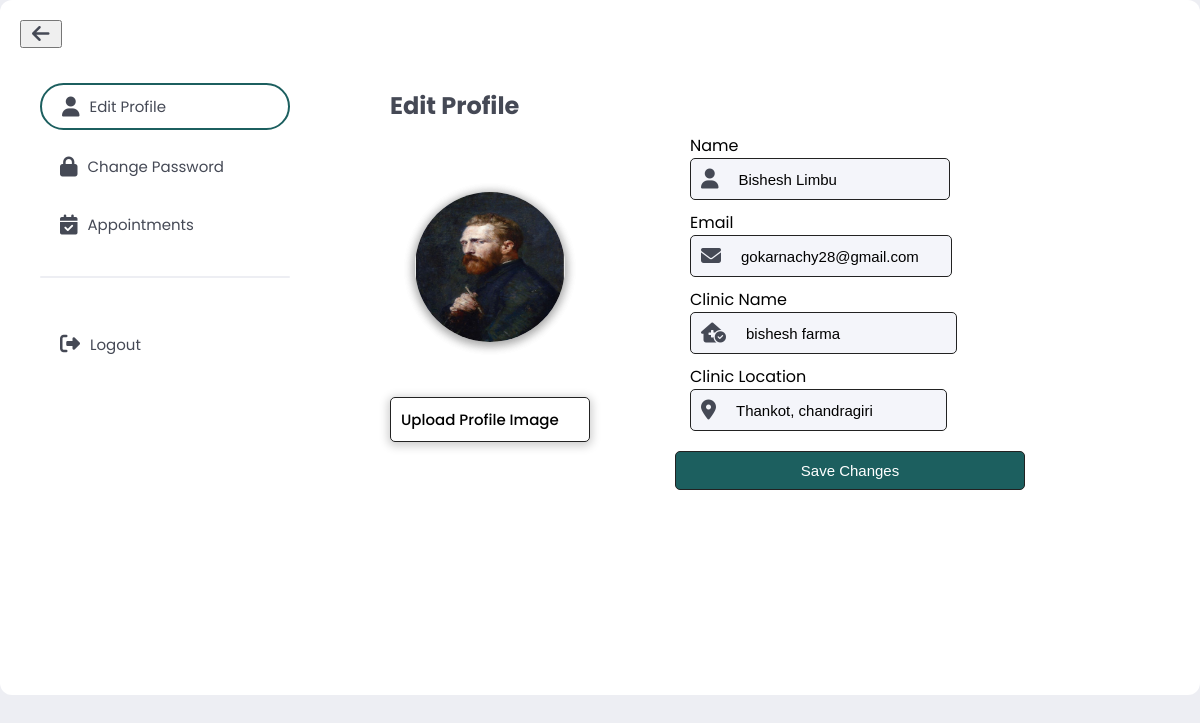
Screenshot of /doctor_edit_profile.php?did=20 with the database file from the repository.
### tables this page shows
CREATE TABLE `doctor` (
  `doctor_image` varchar(255) NOT NULL,
  `did` int(11) NOT NULL,
  `nmc` varchar(255) NOT NULL,
  `doctor_name` varchar(255) NOT NULL,
  `doctor_email` varchar(255) NOT NULL,
  `doctor_password` varchar(255) NOT NULL,
  `speciality` varchar(255) NOT NULL,
  `degree` varchar(255) NOT NULL,
  `clinic` varchar(255) NOT NULL,
  `clinic_address` varchar(255) NOT NULL,
  `status` varchar(255) NOT NULL DEFAULT 'pending'
);

### doctor_edit_profile.php (the view, shortened to what this page needs)
<?php
include ("connection.php");
$DID = $_GET['did'];
$doctor_query = "SELECT * FROM doctor WHERE did='$DID'";
$id_data = mysqli_query($conn, $doctor_query);
$row_doctor = mysqli_fetch_assoc($id_data);
?>
<!DOCTYPE html>
<html lang="en">
<head>
    <link rel="stylesheet" href="css/doctor_edit.css" />
    <link rel="stylesheet" href="https://cdnjs.cloudflare.com/ajax/libs/font-awesome/6.5.1/css/all.min.css" />
</head>
<body>
    <div class="profile_container">
        <a href="doctor_dashboard.php"><button style="padding:2px 10px;"><i
                    class="fa-solid fa-arrow-left"></i></button></a>
        <div class="profile_wrapper">
            <div class="sidebar">
                <div class="side_menu active">
                    <i class="fa-solid fa-user"></i>
                    <p>Edit Profile</p>
                </div>
                <div class="side_menu">
                    <i class="fa-solid fa-lock"></i>
                    <p>Change Password</p>
                </div>
                <div class="side_menu">
                    <i class="fa-solid fa-calendar-check"></i>
                    <p>Appointments</p>
                </div>
                <div class="line_container">
                    <div class="line"></div>
                </div>
                <div class="side_menu">
                    <i class="fa-solid fa-right-from-bracket"></i>
                    <a href="logout.php">
                        <p>Logout</p>
                    </a>
                </div>
            </div>
            <div class="edit_wrapper">
                <h2>Edit Profile</h2>
                <form method="post" enctype="multipart/form-data">
                    <div class="field_wrapper">
                        <div class="img_container">
                            <div class="img">
                                <img class="img" src="<?php echo $row_doctor['doctor_image'] ?>" id="profile_pic">
                            </div>
                            <div class="upload_btn">
                                <label for="input_file">Upload Profile Image</label>
                            </div>
                        </div>
                        <div class="save_field">
                            <div class="field_conatiner">
                                <div class="field">
                                    <label>Name</label><br>
                                    <div class="name">
                                        <i class="fa-solid fa-user"></i>
                                        <input type="text" name="doctor_name"
                                            value="<?php echo $row_doctor['doctor_name']; ?>" required>
                                    </div>
                                </div>
                                <div class="field">
                                    <label>Email</label><br>
                                    <div class="name">
                                        <i class="fa-solid fa-envelope"></i>
                                        <input type="text" name="doctor_email"
                                            value="<?php echo $row_doctor['doctor_email']; ?>" required>
                                    </div>
                                </div>
                                <div class="field">
                                    <label>Clinic Name</label><br>
                                    <div class="name">
                                        <i class="fa-solid fa-house-medical-circle-check"></i>
                                        <input type="text" name="clinic" value="<?php echo $row_doctor['clinic']; ?>"
                                            required>
                                    </div>
                                </div>
                                <div class="field">
                                    <label>Clinic Location</label><br>
                                    <div class="name">
                                        <i class="fa-solid fa-location-dot"></i>
                                        <input type="text" name="clinic_address"
                                            value="<?php echo $row_doctor['clinic_address']; ?>" required>
                                    </div>
                                </div>
                            </div>
                            <div class="save_btn">
                                <button type="submit" name="update_btn">Save Changes</button>
                            </div>
                        </div>
                    </div>
                </form>
            </div>
        </div>
    </div>
</body>
</html>

### css/doctor_edit.css (style rules this page uses)
:root { --primaryColor: #1C5F5F; --secondaryColor: #D6E7D5; --bodyColor: #edeef3; --lightGreyColor: #f4f5fa; --whiteColor: #ffffff; --blackColor: #222; --lightBlackColor: #454955; --darkPurpleColor: #2c2f4e; --redColor: rgb(255, 55, 0); --greenColor: rgb(89, 183, 110); --lightBlue: rgb(174, 193, 230); }
* { padding: 0; margin: 0; box-sizing: border-box; }
body { font-family: poppins; background-color: var(--bodyColor); }
.profile_container { background-color: var(--whiteColor); border-radius: 12px; width: 100%; height: 695px; padding: 20px; }
.profile_wrapper { display: flex; padding: 20px; }
.sidebar { width: 300px; height: auto; }
.side_menu { display: flex; align-items: center; margin-top: 15px; padding: 10px 20px; }
.side_menu p, i { font-size: 20px; color: var(--lightBlackColor); }
.side_menu p { font-size: 15px; }
a { text-decoration: none; }
.side_menu i { margin-right: 10px; }
.line_container { display: flex; justify-content: center; padding: 30px 0; }
.line { height: 1.5px; width: 250px; border-radius: 100px; background-color: var(--bodyColor); }
.edit_wrapper { padding: 20px 100px; }
.edit_wrapper h2 { color: var(--lightBlackColor); }
.field_wrapper { display: flex; align-items: center; }
.save_field { margin-left: 50px; }
.img_container { display: flex; flex-direction: column; height: 350px; justify-content: space-between; align-items: center; padding: 50px 0; }
.img { background-color: var(--whiteColor); width: 150px; height: 150px; border-radius: 100px; box-shadow: rgba(1, 1, 1, 0.2) 0px 2px 10px 2px; }
.upload_btn { font-size: 15px; font-weight: 500; border: 1px solid var(--blackColor); border-radius: 5px; padding: 10px; width: 200px; box-shadow: rgba(1, 1, 1, 0.2) 0px 2px 10px 2px; background-color: var(--whiteColor); }
.name { display: flex; align-items: center; border: 1px solid var(--blackColor); padding: 10px; border-radius: 5px; background-color: var(--lightGreyColor) }
.field_conatiner { display: flex; flex-wrap: wrap; }
.field { margin-top: 10px; margin-left: 50px; }
.name input { width: 200px; border: none; margin-left: 20px; font-size: 15px; background-color: transparent; outline: none; }
.save_btn { padding: 20px 0; display: flex; justify-content: center; }
.save_btn button { font-size: 15px; padding: 10px 0; width: 350px; background-color: var(--primaryColor); border: 1px solid var(--blackColor); color: var(--whiteColor); border-radius: 5px; }
.active { border-radius: 100px; border: 2px solid var(--primaryColor); }

### rows the page displays
doctor: doctor_image (picture), doctor_name "Bishesh Limbu", doctor_email "gokarnachy28@gmail.com", clinic "bishesh farma", clinic_address "Thankot, chandragiri"
